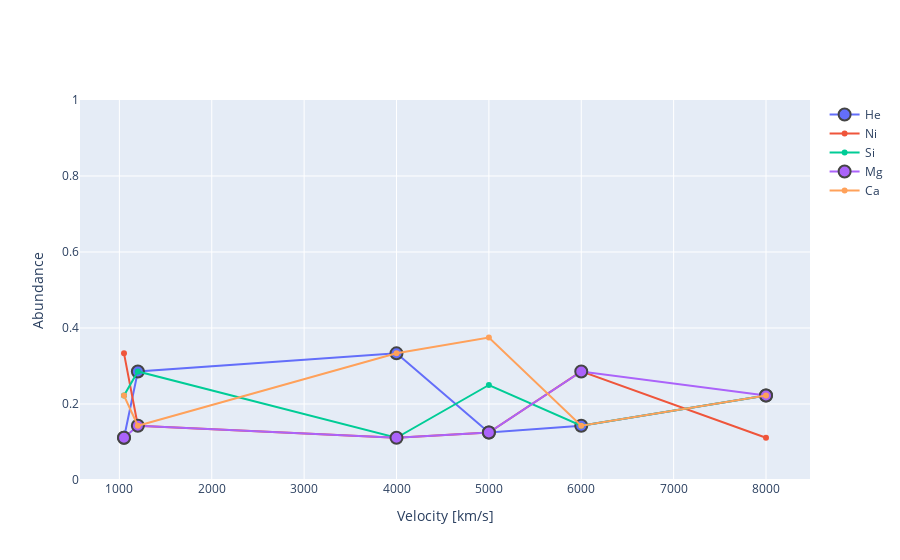

This figure's notebook cell:
### Code cell
import plotly.graph_objects as go

fig = go.Figure()

fig.add_trace(go.Scatter(x=sim.model.velocity[1:]/10e5,y=sim.model.abundance.values[0],mode='lines+markers',name='He',marker=dict(size=12,
                              line=dict(width=2,
                                        ))))
fig.add_trace(go.Scatter(x=sim.model.velocity[1:]/10e5,y=sim.model.abundance.values[1],mode='lines+markers',name='Ni'))                                                                                              
fig.add_trace(go.Scatter(x=sim.model.velocity[1:]/10e5,y=sim.model.abundance.values[2],mode='lines+markers',name='Si'))
fig.add_trace(go.Scatter(x=sim.model.velocity[1:]/10e5,y=sim.model.abundance.values[3],mode='lines+markers',name='Mg',marker=dict(size=12,
                              line=dict(width=2,
                                        ))))
fig.add_trace(go.Scatter(x=sim.model.velocity[1:]/10e5,y=sim.model.abundance.values[4],mode='lines+markers',name='Ca'))


fig.update_xaxes(title_text='Velocity [km/s]')
fig.update_yaxes(title_text='Abundance',range=[0,1])

fig.show()

### Figure 1 — Plotly figure (JSON) as saved in the notebook; plotly's stock layout.template omitted (floating-point values rounded to 4 significant figures)
{"data": [{"marker": {"line": {"width": 2}, "size": 12}, "mode": "lines+markers", "name": "He", "type": "scatter", "x": [1050, 1200, 4000, 5000, 6000, 8000], "y": [0.1111, 0.2857, 0.3333, 0.125, 0.1429, 0.2222]}, {"mode": "lines+markers", "name": "Ni", "type": "scatter", "x": [1050, 1200, 4000, 5000, 6000, 8000], "y": [0.3333, 0.1429, 0.1111, 0.125, 0.2857, 0.1111]}, {"mode": "lines+markers", "name": "Si", "type": "scatter", "x": [1050, 1200, 4000, 5000, 6000, 8000], "y": [0.2222, 0.2857, 0.1111, 0.25, 0.1429, 0.2222]}, {"marker": {"line": {"width": 2}, "size": 12}, "mode": "lines+markers", "name": "Mg", "type": "scatter", "x": [1050, 1200, 4000, 5000, 6000, 8000], "y": [0.1111, 0.1429, 0.1111, 0.125, 0.2857, 0.2222]}, {"mode": "lines+markers", "name": "Ca", "type": "scatter", "x": [1050, 1200, 4000, 5000, 6000, 8000], "y": [0.2222, 0.1429, 0.3333, 0.375, 0.1429, 0.2222]}], "layout": {"xaxis": {"title": {"text": "Velocity [km/s]"}}, "yaxis": {"range": [0, 1], "title": {"text": "Abundance"}}}}
